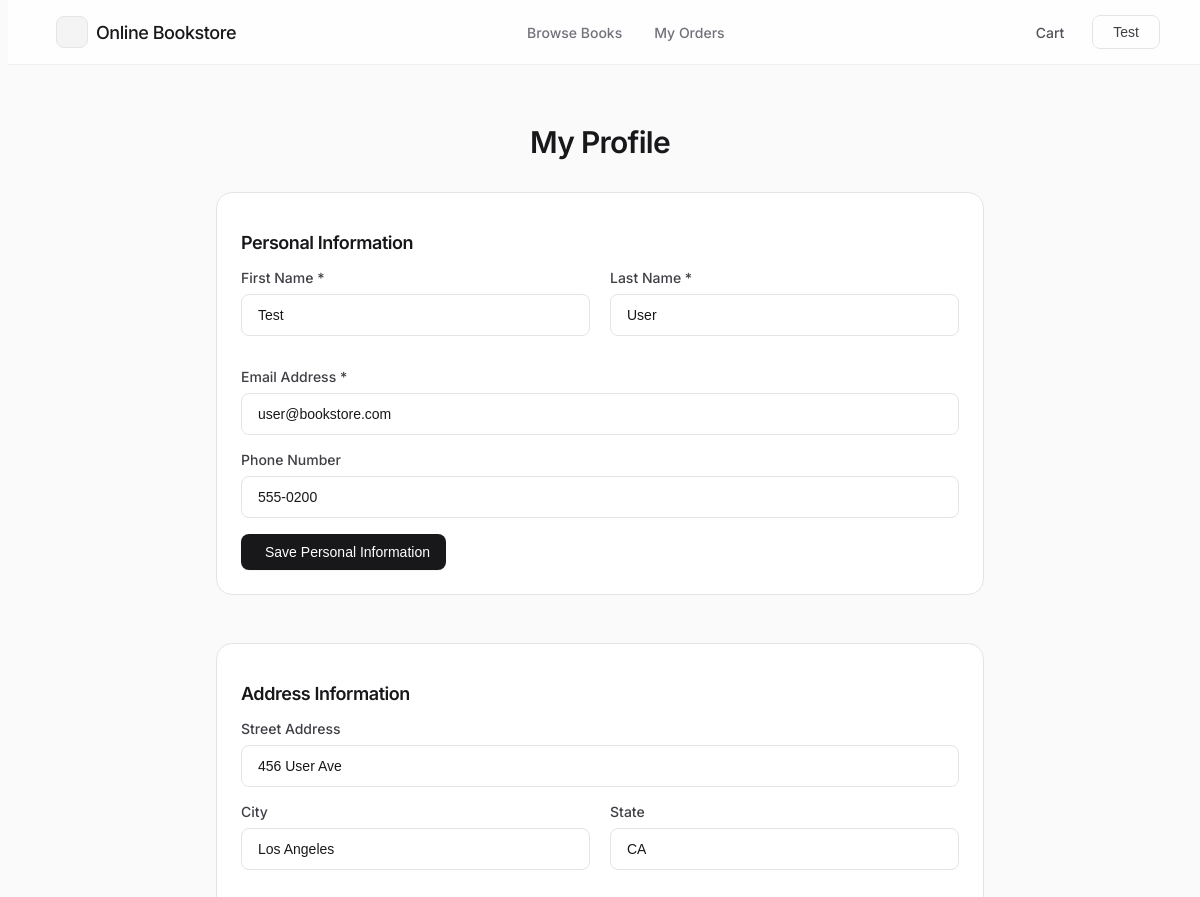
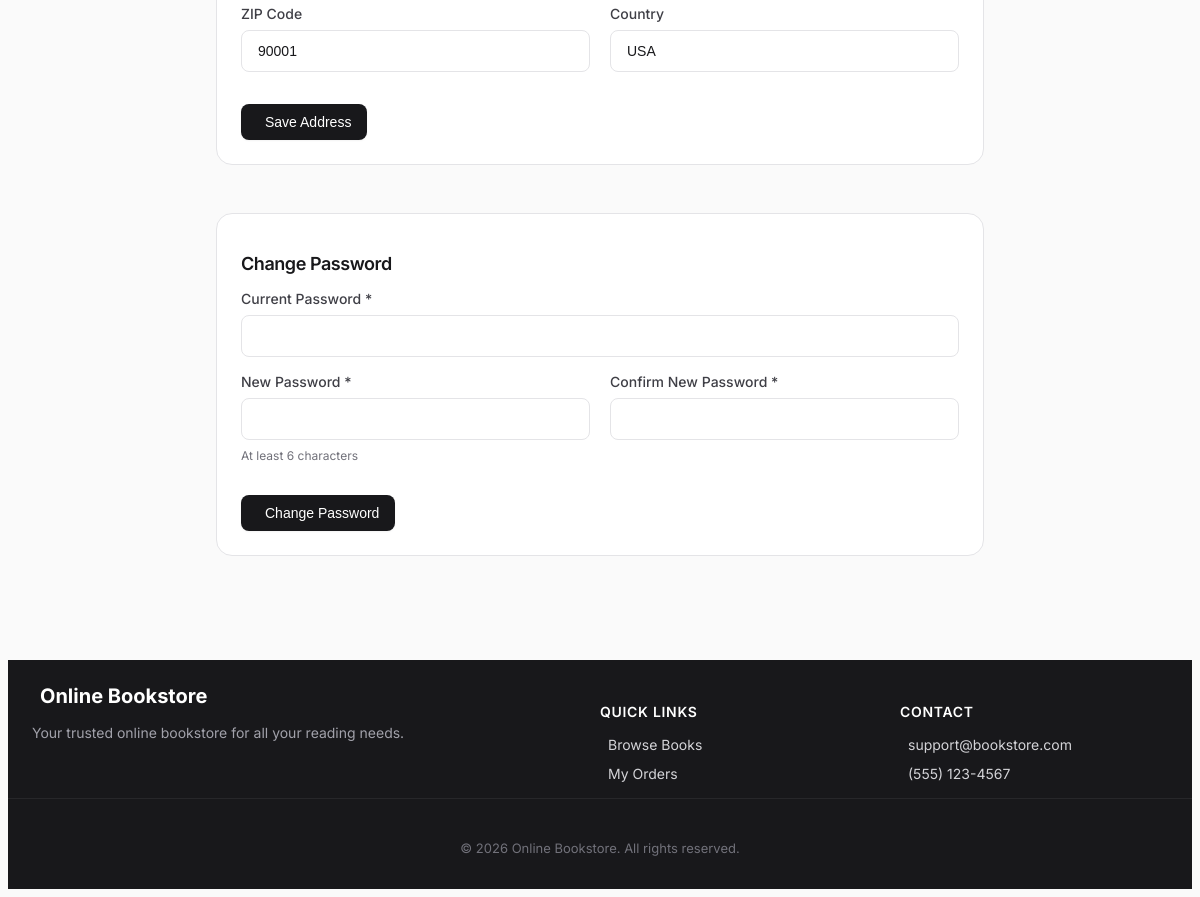
The app's page /user/profile.php (signed in) with its own data (2 pictures, top to bottom).
### tables this page shows
CREATE TABLE users (
    id INT AUTO_INCREMENT PRIMARY KEY,
    email VARCHAR(255) NOT NULL UNIQUE,
    password_hash VARCHAR(255) NOT NULL,
    first_name VARCHAR(100) NOT NULL,
    last_name VARCHAR(100) NOT NULL,
    role ENUM('user', 'admin') NOT NULL DEFAULT 'user',
    phone VARCHAR(20),
    address TEXT,
    city VARCHAR(100),
    state VARCHAR(100),
    zip_code VARCHAR(20),
    country VARCHAR(100) DEFAULT 'USA',
    created_at TIMESTAMP DEFAULT CURRENT_TIMESTAMP,
    updated_at TIMESTAMP DEFAULT CURRENT_TIMESTAMP ON UPDATE CURRENT_TIMESTAMP,
    INDEX idx_email (email),
    INDEX idx_role (role)
);

### includes/security.php (called while the page is built, shortened)
<?php
function escapeHTML($data)
{
    return htmlspecialchars($data, ENT_QUOTES, 'UTF-8');
}

### user/profile.php (the view, shortened to what this page needs)
<?php
require_once __DIR__ . '/../includes/security.php';
$user_id = getCurrentUserId();
$db = getDB();
$stmt = $db->prepare("SELECT * FROM users WHERE id = ?");
$stmt->execute([$user_id]);
$user = $stmt->fetch();
include __DIR__ . '/../includes/header.php';
?>
<h1 class="user-page-title">My Profile</h1>
<div class="user-profile-container">
    <form method="POST" class="user-profile-section" id="personalInfoForm">
        <section class="user-checkout-section">
            <h2>Personal Information</h2>
            <div class="user-form-row">
                <div class="user-form-group">
                    <label for="first_name">First Name *</label>
                    <input type="text" id="first_name" name="first_name" class="user-input"
                        value="<?php echo escapeHTML($user['first_name']); ?>" required>
                </div>
                <div class="user-form-group">
                    <label for="last_name">Last Name *</label>
                    <input type="text" id="last_name" name="last_name" class="user-input"
                        value="<?php echo escapeHTML($user['last_name']); ?>" required>
                </div>
            </div>
            <div class="user-form-group">
                <label for="email">Email Address *</label>
                <input type="email" id="email" name="email" class="user-input"
                    value="<?php echo escapeHTML($user['email']); ?>"
                    pattern="[a-zA-Z0-9._%+-]+@[a-zA-Z0-9.-]+\.[a-zA-Z]{2,}" title="Please enter a valid email address"
                    required>
            </div>
            <div class="user-form-group">
                <label for="phone">Phone Number</label>
                <input type="tel" id="phone" name="phone" class="user-input"
                    value="<?php echo escapeHTML($user['phone'] ?? ''); ?>">
            </div>
            <button type="submit" class="user-btn user-btn-primary">
                Save Personal Information
            </button>
        </section>
    </form>
    <form method="POST" class="user-profile-section" id="addressForm">
        <section class="user-checkout-section">
            <h2>Address Information</h2>
            <div class="user-form-group">
                <label for="address">Street Address</label>
                <input type="text" id="address" name="address" class="user-input"
                    value="<?php echo escapeHTML($user['address'] ?? ''); ?>">
            </div>
            <div class="user-form-row">
                <div class="user-form-group">
                    <label for="city">City</label>
                    <input type="text" id="city" name="city" class="user-input"
                        value="<?php echo escapeHTML($user['city'] ?? ''); ?>">
                </div>
                <div class="user-form-group">
                    <label for="state">State</label>
                    <input type="text" id="state" name="state" class="user-input"
                        value="<?php echo escapeHTML($user['state'] ?? ''); ?>">
                </div>
            </div>
            <div class="user-form-row">
                <div class="user-form-group">
                    <label for="zip_code">ZIP Code</label>
                    <input type="text" id="zip_code" name="zip_code" class="user-input"
                        value="<?php echo escapeHTML($user['zip_code'] ?? ''); ?>">
                </div>
                <div class="user-form-group">
                    <label for="country">Country</label>
                    <input type="text" id="country" name="country" class="user-input"
                        value="<?php echo escapeHTML($user['country'] ?? 'USA'); ?>">
                </div>
            </div>
            <button type="submit" class="user-btn user-btn-primary">
                Save Address
            </button>
        </section>
    </form>
    <form method="POST" class="user-profile-section" id="passwordForm">
        <section class="user-checkout-section">
            <h2>Change Password</h2>
            <div class="user-form-group">
                <label for="current_password">Current Password *</label>
                <input type="password" id="current_password" name="current_password" class="user-input" required>
            </div>
            <div class="user-form-row">
                <div class="user-form-group">
                    <label for="new_password">New Password *</label>
                    <input type="password" id="new_password" name="new_password" class="user-input" required>
                    <small>At least 6 characters</small>
                </div>
                <div class="user-form-group">
                    <label for="confirm_password">Confirm New Password *</label>
                    <input type="password" id="confirm_password" name="confirm_password" class="user-input" required>
                </div>
            </div>
            <button type="submit" class="user-btn user-btn-primary">
                Change Password
            </button>
        </section>
    </form>
</div>
<?php include __DIR__ . '/../includes/footer.php'; ?>

### assets/css/user.css (style rules this page uses)
:root { --user-zinc-50: #fafafa; --user-zinc-100: #f4f4f5; --user-zinc-200: #e4e4e7; --user-zinc-300: #d4d4d8; --user-zinc-400: #a1a1aa; --user-zinc-500: #71717a; --user-zinc-600: #52525b; --user-zinc-700: #3f3f46; --user-zinc-800: #27272a; --user-zinc-900: #18181b; --user-emerald-50: #ecfdf5; --user-emerald-100: #d1fae5; --user-emerald-500: #10b981; --user-emerald-600: #059669; --user-emerald-700: #047857; --user-amber-50: #fffbeb; --user-amber-100: #fef3c7; --user-amber-600: #d97706; --user-amber-700: #b45309; --user-red-50: #fef2f2; --user-red-200: #fecaca; --user-red-500: #ef4444; --user-red-600: #dc2626; --user-blue-50: #eff6ff; --user-blue-200: #bfdbfe; --user-blue-700: #1d4ed8; }
body.user-page { background: var(--user-zinc-50); color: var(--user-zinc-900); font-family: 'Inter', -apple-system, BlinkMacSystemFont, 'Segoe UI', sans-serif; min-height: 100vh; -webkit-font-smoothing: antialiased; -moz-osx-font-smoothing: grayscale; }
body.user-page *, body.user-page *::before, body.user-page *::after { box-sizing: border-box; }
.user-page-title { font-size: 1.875rem; font-weight: 600; letter-spacing: -0.025em; color: var(--user-zinc-900); margin-bottom: 2rem; text-align: center; }
.user-btn { display: inline-flex; align-items: center; justify-content: center; gap: 0.5rem; padding: 0.625rem 1rem; font-size: 0.875rem; font-weight: 500; border-radius: 0.5rem; border: none; cursor: pointer; transition: all 0.2s; text-decoration: none; }
.user-btn-primary { background: var(--user-zinc-900); color: white; box-shadow: 0 1px 2px 0 rgba(0, 0, 0, 0.05); }
.user-checkout-section { background: white; padding: 1.5rem; border-radius: 1rem; border: 1px solid var(--user-zinc-200); margin-bottom: 1.5rem; }
.user-checkout-section h2 { font-size: 1.125rem; font-weight: 600; color: var(--user-zinc-900); margin-bottom: 1.25rem; letter-spacing: -0.025em; }
.user-checkout-section>*:not(:last-child) { margin-bottom: 1rem; }
.user-form-row { display: grid; grid-template-columns: 1fr 1fr; gap: 1.25rem; margin-bottom: 1rem; }
.user-form-group { display: flex; flex-direction: column; gap: 0.5rem; margin-bottom: 1rem; }
.user-form-group label { font-size: 0.875rem; font-weight: 500; color: var(--user-zinc-700); }
.user-input, .user-select { width: 100%; padding: 0.75rem 1rem; border: 1px solid var(--user-zinc-200); border-radius: 0.5rem; font-size: 0.875rem; color: var(--user-zinc-900); background: white; transition: all 0.2s; }
.user-input::placeholder { color: var(--user-zinc-400); }
.user-form-group small { font-size: 0.75rem; color: var(--user-zinc-500); }

### user/profile.php (style rules this page uses)
.user-profile-container { max-width: 48rem; margin: 0 auto; display: flex; flex-direction: column; gap: 1.5rem; }
.user-profile-section { width: 100%; }

### records on screen
users: first_name "Test", last_name "User", email "user@bookstore.com", phone "555-0200", address "456 User Ave", city "Los Angeles", state "CA", zip_code "90001", country "USA"

### other values on screen
SITE_NAME "Online Bookstore"
escapeHTML($_SESSION['first_name'] ?? 'User') "Test"
